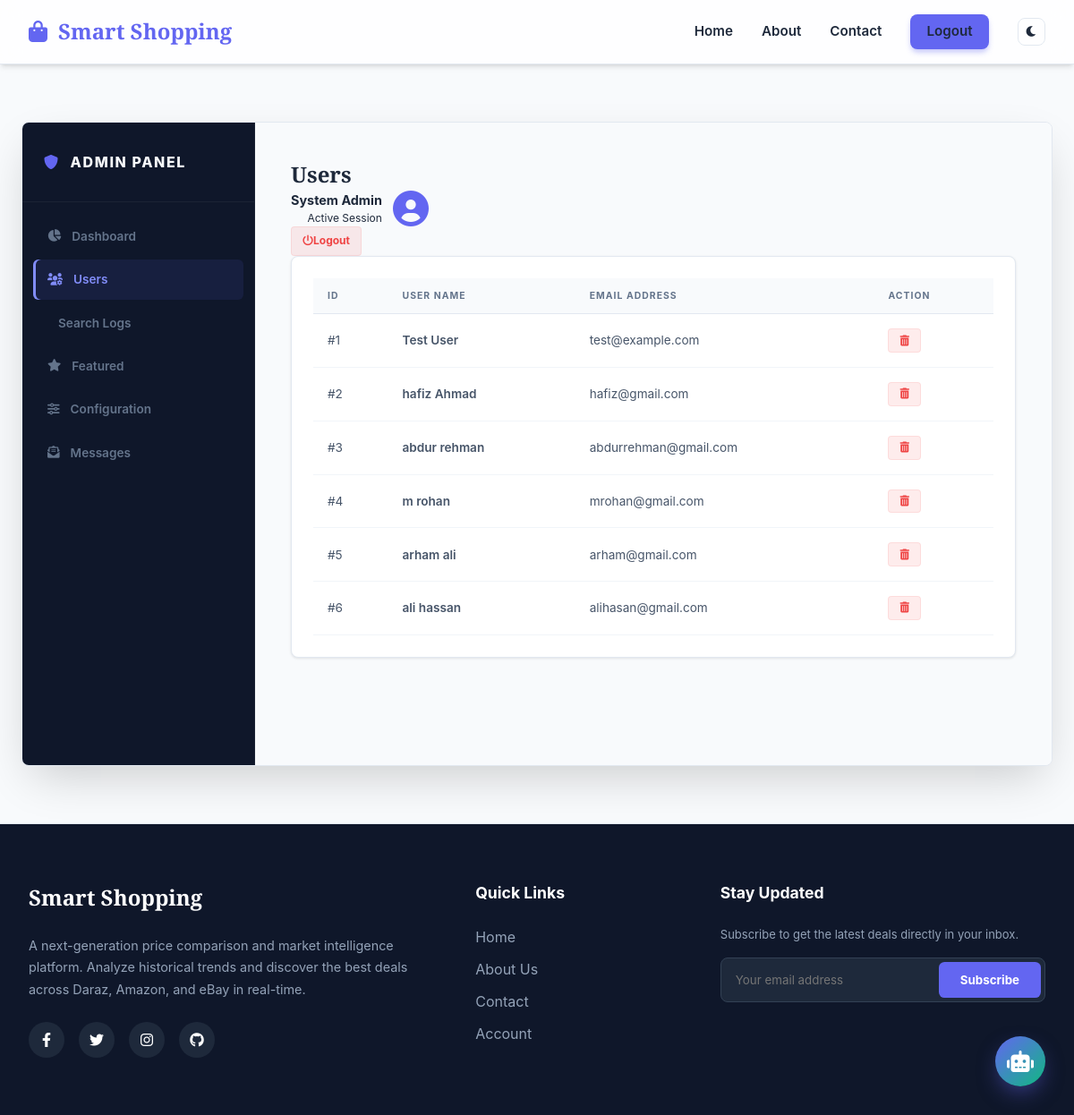
/admin/users (signed in), run on an earlier commit of the app's database.
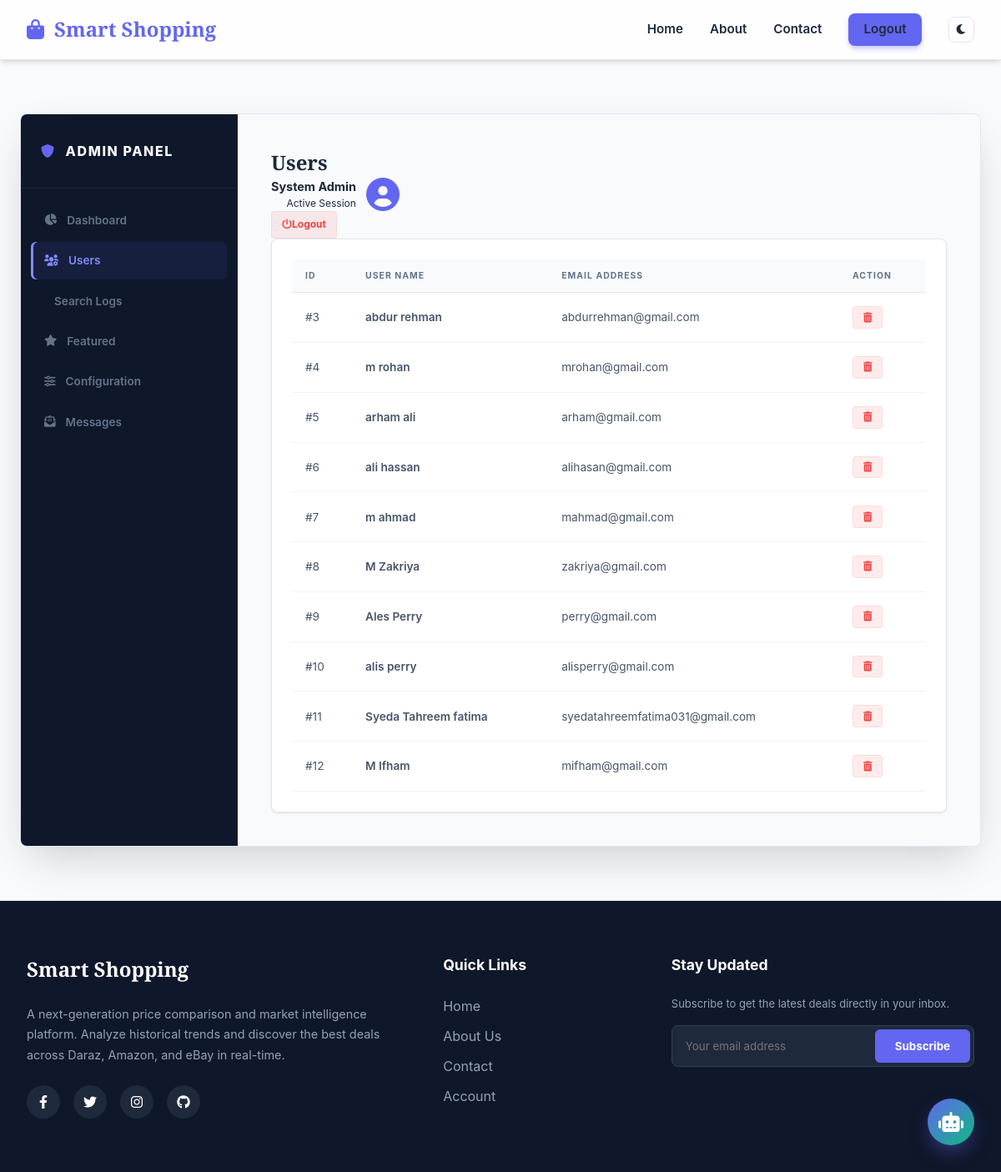
And on a later commit of the database.
### tables this page shows
CREATE TABLE users (id INTEGER PRIMARY KEY AUTOINCREMENT, first_name TEXT, last_name TEXT, email TEXT UNIQUE, password TEXT);

### app.py (the view)
@app.route('/admin/users/')
@app.route('/admin/users')
@admin_required
def admin_users():
    conn = get_db_connection()
    users = conn.execute("SELECT id, first_name, last_name, email FROM users").fetchall()
    conn.close()
    return render_template('admin.html', section='users', users=users)

### app.py (called while the page is built)
def admin_required(f):
    @wraps(f)
    def decorated_function(*args, **kwargs):
        if not session.get('admin_logged_in'):
            flash("Admin access required.", "danger")
            return redirect(url_for('admin_login'))
        return f(*args, **kwargs)
    return decorated_function

def get_db_connection():
    conn = sqlite3.connect(DB_PATH)
    conn.row_factory = sqlite3.Row
    return conn

### templates/admin.html (shortened to what this page needs)
{% extends "base.html" %}
{% block content %}
<div class="admin-wrapper">
    <div class="admin-sidebar">
        <div class="admin-logo">
            <i class="fas fa-shield-alt" style="color: var(--primary);"></i> ADMIN PANEL
        </div>
        <div class="admin-nav">
            <a href="{{ url_for('admin') }}" class="{% if section == 'dashboard' %}active{% endif %}">
                <i class="fas fa-chart-pie"></i> Dashboard
            </a>
            <a href="{{ url_for('admin_users') }}" class="{% if section == 'users' %}active{% endif %}">
                <i class="fas fa-users-cog"></i> Users
            </a>
            <a href="{{ url_for('admin_analytics') }}" class="{% if section == 'analytics' %}active{% endif %}">
                 Search Logs
            </a>
            <a href="{{ url_for('admin_products') }}" class="{% if section == 'products' %}active{% endif %}">
                <i class="fas fa-star"></i> Featured
            </a>
            <a href="{{ url_for('admin_settings') }}" class="{% if section == 'settings' %}active{% endif %}">
                <i class="fas fa-sliders-h"></i> Configuration
            </a>
            <a href="{{ url_for('admin_messages') }}" class="{% if section == 'messages' %}active{% endif %}">
                <i class="fas fa-envelope-open-text"></i> Messages
            </a>
        </div>
    </div>
    <div class="admin-main">
        <div class="admin-header">
            <h2>{{ section | title }}</h2>
            <div class="admin-header-right">
                <div style="display: flex; align-items: center; gap: 0.75rem;">
                    <div style="text-align: right;">
                        <div style="font-weight: 700; color: var(--text-main); font-size: 0.9rem;">System Admin</div>
                        <div style="font-size: 0.75rem;">Active Session</div>
                    </div>
                    <i class="fas fa-user-circle" style="font-size: 2.5rem; color: var(--primary);"></i>
                </div>
                <a href="{{ url_for('admin_logout') }}" class="btn-action btn-delete" title="Sign Out">
                    <i class="fas fa-power-off"></i> Logout
                </a>
            </div>
        </div>
        {% if section == 'users' %}
        <div class="table-container">
            <table>
                <thead>
                    <tr>
                        <th>ID</th>
                        <th>User Name</th>
                        <th>Email Address</th>
                        <th>Action</th>
                    </tr>
                </thead>
                <tbody>
                    {% for user in users %}
                    <tr>
                        <td>#{{ user.id }}</td>
                        <td style="font-weight: 600;">{{ user.first_name }} {{ user.last_name }}</td>
                        <td>{{ user.email }}</td>
                        <td>
                            <form action="{{ url_for('delete_user', user_id=user.id) }}" method="POST"
                                onsubmit="return confirm('Permanently delete this user account?');">
                                <button type="submit" class="btn-action btn-delete">
                                    <i class="fas fa-trash-alt"></i>
                                </button>
                            </form>
                        </td>
                    </tr>
                    {% endfor %}
                </tbody>
            </table>
        </div>
        {% endif %}
</div>
</div>
{% endblock %}

What changed in the data, as far as the page shows it:
removed users: id "1", first_name "Test", last_name "User", email "test@example.com"
removed users: id "2", first_name "hafiz", last_name "Ahmad", email "hafiz@gmail.com"
added users: id "7", first_name "m", last_name "ahmad", email "mahmad@gmail.com"
added users: id "8", first_name "M", last_name "Zakriya", email "zakriya@gmail.com"
added users: id "9", first_name "Ales", last_name "Perry", email "perry@gmail.com"
added users: id "10", first_name "alis", last_name "perry", email "alisperry@gmail.com"
added users: id "11", first_name "Syeda Tahreem", last_name "fatima", email "syedatahreemfatima031@gmail.com"
added users: id "12", first_name "M", last_name "Ifham", email "mifham@gmail.com"
